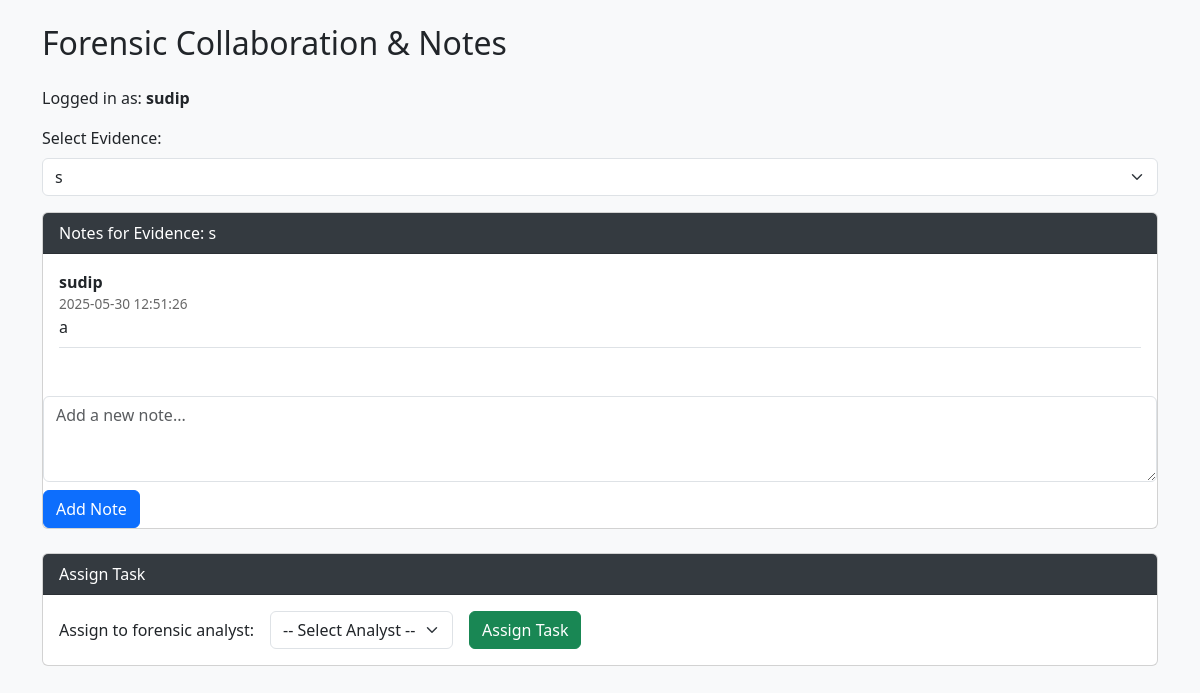
Screenshot of /forensic_collab.php?evidence_id=4 (signed in) with the database file from the repository.
### tables this page shows
CREATE TABLE `forensic_notes` (
  `id` int(11) NOT NULL,
  `evidence_id` int(11) NOT NULL,
  `author` varchar(100) NOT NULL,
  `note_text` text NOT NULL,
  `created_at` datetime DEFAULT current_timestamp()
);

### forensic_collab.php (the view, shortened to what this page needs)
<?php
$db = getDbConnection();
$username = htmlspecialchars($_SESSION['username'] ?? 'Forensic Analyst');
function h($s) {
    return htmlspecialchars($s, ENT_QUOTES, 'UTF-8');
}
$evidenceList = [];
$result = $db->query("SELECT evidence_id, title FROM evidence ORDER BY uploaded_at DESC LIMIT 50");
while ($row = $result->fetch_assoc()) {
    $evidenceList[] = $row;
}
$selected_evidence_id = isset($_GET['evidence_id']) ? (int)$_GET['evidence_id'] : ($evidenceList[0]['evidence_id'] ?? 0);
$notes = [];
if ($selected_evidence_id) {
    $stmt = $db->prepare("SELECT author, note_text, created_at FROM forensic_notes WHERE evidence_id = ? ORDER BY created_at DESC");
    $stmt->bind_param('i', $selected_evidence_id);
    $stmt->execute();
    $res = $stmt->get_result();
    while ($row = $res->fetch_assoc()) {
        $notes[] = $row;
    }
} else {
    $notes = [];
    $assigned_user_id = null;
}
?>
<!DOCTYPE html>
<html lang="en">
<head>
<link href="https://cdn.jsdelivr.net/npm/bootstrap@5.3.0/dist/css/bootstrap.min.css" rel="stylesheet" />
</head>
<body>
<div class="container py-4">
  <h2 class="mb-4">Forensic Collaboration & Notes</h2>
  <p>Logged in as: <strong><?= h($username) ?></strong></p>
  <form method="get" class="mb-3">
    <label for="evidenceSelect" class="form-label">Select Evidence:</label>
    <select name="evidence_id" id="evidenceSelect" class="form-select" onchange="this.form.submit()">
      <?php foreach ($evidenceList as $ev): ?>
        <option value="<?= $ev['evidence_id'] ?>" <?= $ev['evidence_id'] == $selected_evidence_id ? 'selected' : '' ?>>
          <?= h($ev['title']) ?>
        </option>
      <?php endforeach; ?>
    </select>
  </form>
  <?php if (!$selected_evidence_id): ?>
    <p class="text-muted">No evidence found.</p>
  <?php else: ?>
    <div class="card mb-4">
      <div class="card-header">Notes for Evidence: <?= h(current(array_filter($evidenceList, fn($e) => $e['evidence_id'] == $selected_evidence_id))['title']) ?></div>
      <div class="card-body" style="max-height: 350px; overflow-y: auto;">
        <?php if (!$notes): ?>
          <p class="text-muted">No notes yet.</p>
        <?php else: ?>
          <?php foreach ($notes as $note): ?>
            <div class="mb-3 border-bottom pb-2">
              <div class="note-author"><?= h($note['author']) ?></div>
              <div class="note-time"><?= h($note['created_at']) ?></div>
              <div><?= nl2br(h($note['note_text'])) ?></div>
            </div>
          <?php endforeach; ?>
        <?php endif; ?>
      </div>
      <form method="post" class="mt-3">
        <textarea name="note_text" class="form-control mb-2" rows="3" placeholder="Add a new note..." required></textarea>
        <button class="btn btn-primary" type="submit">Add Note</button>
      </form>
    </div>
    <div class="card mb-4">
      <div class="card-header">Assign Task</div>
      <div class="card-body">
        <form method="post" class="row g-3 align-items-center">
          <div class="col-auto">
            <label for="assignUser" class="col-form-label">Assign to forensic analyst:</label>
          </div>
          <div class="col-auto">
            <select name="assign_user_id" id="assignUser" class="form-select" required>
              <option value="">-- Select Analyst --</option>
            </select>
          </div>
          <div class="col-auto">
            <button type="submit" class="btn btn-success">Assign Task</button>
          </div>
        </form>
      </div>
    </div>
  <?php endif; ?>
</div>
</body>
</html>

### forensic_collab.php (style rules this page uses)
body { background: #f8f9fa; }
.card-header { background-color: #343a40; color: white; }
.note-author { font-weight: 600; }
.note-time { font-size: 0.85em; color: #666; }

### rows the page displays
forensic_notes: author "sudip", created_at "2025-05-30 12:51:26", note_text "a"

### other values shown
$username "sudip"
form field evidence_id "s"
